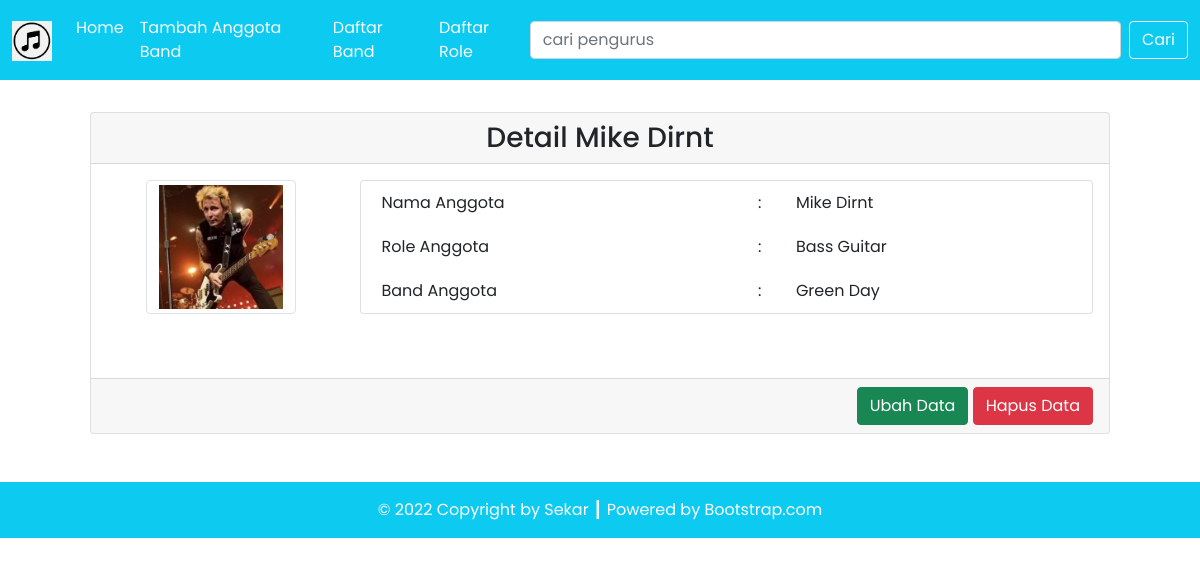
The app's page /source_code/detail.php?id=5 with its own data.
### tables this page shows
CREATE TABLE `anggota` (
  `id_anggota` bigint(20) NOT NULL AUTO_INCREMENT,
  `nama_anggota` varchar(255) NOT NULL,
  `foto_anggota` varchar(255) NOT NULL,
  `id_role` bigint(20) NOT NULL,
  `id_band` bigint(20) NOT NULL,
  PRIMARY KEY (`id_anggota`),
  KEY `id_role` (`id_role`),
  KEY `id_band` (`id_band`),
  CONSTRAINT `anggota_ibfk_1` FOREIGN KEY (`id_role`) REFERENCES `roleanggota` (`id_role`),
  CONSTRAINT `anggota_ibfk_2` FOREIGN KEY (`id_band`) REFERENCES `band` (`id_band`)
);

CREATE TABLE `roleanggota` (
  `id_role` bigint(20) NOT NULL AUTO_INCREMENT,
  `nama_role` varchar(255) NOT NULL,
  PRIMARY KEY (`id_role`)
);

CREATE TABLE `band` (
  `id_band` bigint(20) NOT NULL AUTO_INCREMENT,
  `nama_band` varchar(255) NOT NULL,
  PRIMARY KEY (`id_band`)
);

### source_code/config/db.php (called while the page is built)
<?php
$DB_HOST = "localhost";
$DB_USERNAME = "root";
$DB_PASSWORD = "";
$DB_NAME = "db_musik";

### source_code/classes/DB.php (called while the page is built, shortened)
<?php
class DB
{
    private $hostname;
    private $username;
    private $password;
    private $dbname;
    private $conn;
    private $result;
    function __construct($hostname, $username, $password, $dbname)
    {
        $this->hostname = $hostname;
        $this->username = $username;
        $this->password = $password;
        $this->dbname = $dbname;
    }
    function open()
    {
        $this->conn = mysqli_connect($this->hostname, $this->username, $this->password, $this->dbname);
    }
    function execute($query)
    {
        $this->result = mysqli_query($this->conn, $query);
    }
    function getResult()
    {
        return mysqli_fetch_array($this->result);
    }
}

### source_code/classes/Anggota.php (called while the page is built, shortened)
<?php
include('config/db.php');
class Anggota extends DB
{
    function getAnggotaById($id)
    {
        $query = "SELECT * FROM anggota JOIN band ON anggota.id_band=band.id_band JOIN roleAnggota ON anggota.id_role=roleAnggota.id_role WHERE anggota.id_anggota=$id";
        return $this->execute($query);
    }
}

### source_code/detail.php (the view, shortened to what this page needs)
<?php
include('config/db.php');
include('classes/DB.php');
include('classes/Band.php');
include('classes/Anggota.php');
$anggota = new Anggota($DB_HOST, $DB_USERNAME, $DB_PASSWORD, $DB_NAME);
$anggota->open();
$data = nulL;
if (isset($_GET['id'])) {
    $id = $_GET['id'];
    if ($id > 0) {
        $anggota->getAnggotaById($id);
        $row = $anggota->getResult();
        $data .= '<div class="card-header text-center">
        <h3 class="my-0">Detail ' . $row['nama_anggota'] . '</h3>
        </div>
        <div class="card-body text-end">
            <div class="row mb-5">
                <div class="col-3">
                    <div class="row justify-content-center">
                        <img src="assets/images/' . $row['foto_anggota'] . '" class="img-thumbnail" alt="' . $row['foto_anggota'] . '" width="60">
                        </div>
                    </div>
                    <div class="col-9">
                        <div class="card px-3">
                            <table border="0" class="text-start">
                                <tr>
                                    <td>Nama Anggota</td>
                                    <td>:</td>
                                    <td>' . $row['nama_anggota'] . '</td>
                                </tr>
                                <tr>
                                    <td>Role Anggota</td>
                                    <td>:</td>
                                    <td>' . $row['nama_role'] . '</td>
                                </tr>
                                <tr>
                                    <td>Band Anggota</td>
                                    <td>:</td>
                                    <td>' . $row['nama_band'] . '</td>
                                </tr>
                            </table>
                        </div>
                    </div>
                </div>
            </div>
            <div class="card-footer text-end">
                <a href="form.php?edit=' . $row['id_anggota'] .'"><button type="button" class="btn btn-success text-white">Ubah Data</button></a>
                <a href="detail.php?del=' . $row['id_anggota'] . '"><button type="button" class="btn btn-danger">Hapus Data</button></a>
            </div>';
    }
}

### records on screen
anggota: nama_anggota "Mike Dirnt", foto_anggota (picture), id_role.nama_role "Bass Guitar", id_band.nama_band "Green Day"
